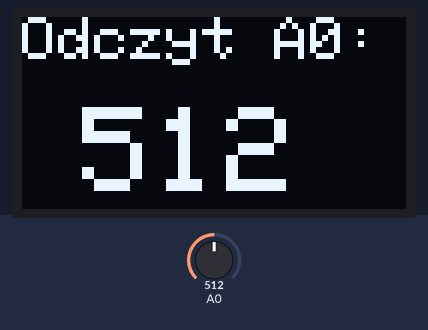
The sketch below on a simulated Arduino Uno, built with avr-gcc and run on an emulated ATmega328P. Shown: 128×64 one-colour display. The test bench sets the inputs (shaded band); at power-on: A0 = 512.

Above: at 1.3 s.
1.4 s: A0 set to 716
At 2.7 s:
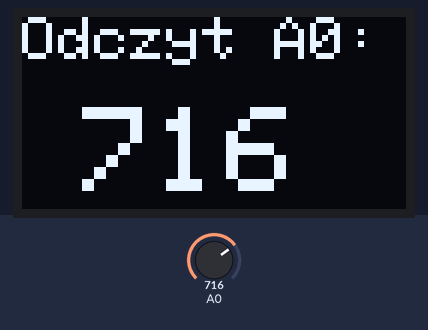
3.6 s: A0 set to 900
At 4.8 s:
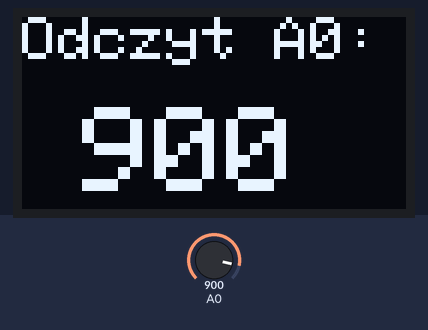
5.7 s: A0 set to 1023
At 6.9 s:
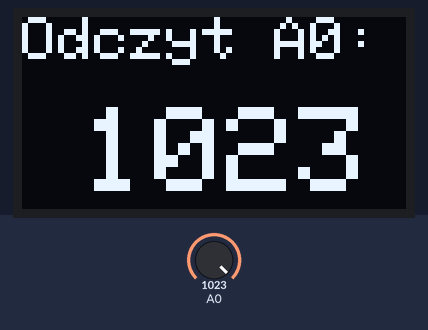
Timing chart, 0 to 8.7 s (numbered marks = the images above; inputs shaded):
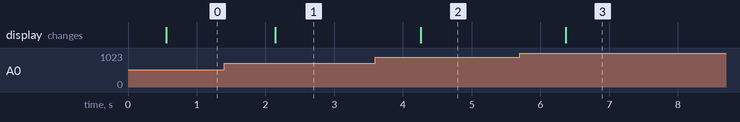

Measured:
- after the input at 1.4 s, the display: changes after 0.74 s (image 1)
- after the input at 3.6 s, the display: changes after 0.66 s (image 2)
- after the input at 5.7 s, the display: changes after 0.67 s (image 3)

The sketch:

OLED_A0.ino
```cpp
#include <SPI.h>
#include <Wire.h>
#include <Adafruit_GFX.h>
#include <Adafruit_SSD1306.h>

#define OLED_RESET 4
Adafruit_SSD1306 display(OLED_RESET);
int a;


void setup()   {
  display.begin(SSD1306_SWITCHCAPVCC, 0x3C);
   display.clearDisplay();

}

void loop() {
a=analogRead(A0);
display.clearDisplay();
display.setTextSize(2);
display.setTextColor(WHITE);
display.setCursor(0,0);
display.println("Odczyt A0:");
display.setTextSize(4);
display.setTextColor(WHITE);
display.setCursor(20,30);
display.println(a);
delay (500);
display.display();
}
```
